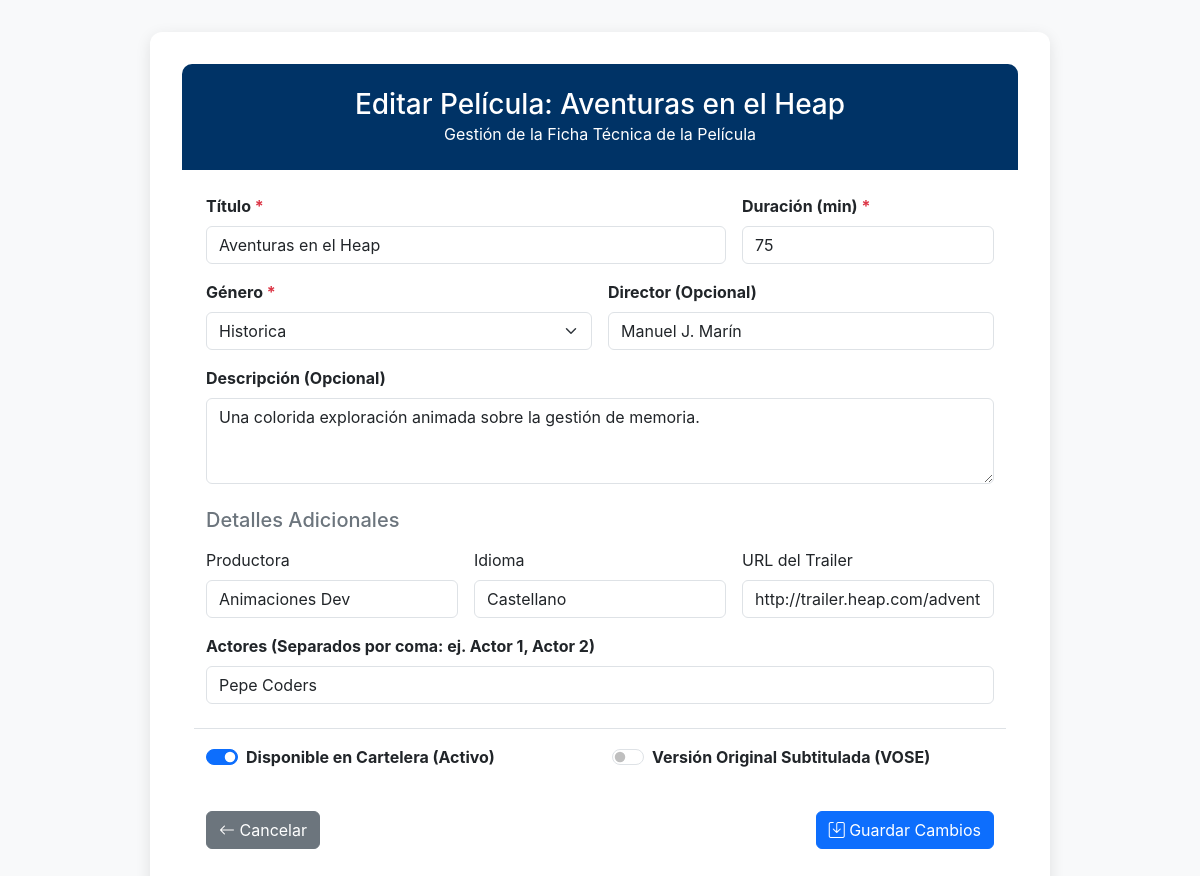
Before: /peliculas/editar/40 with the older database file.
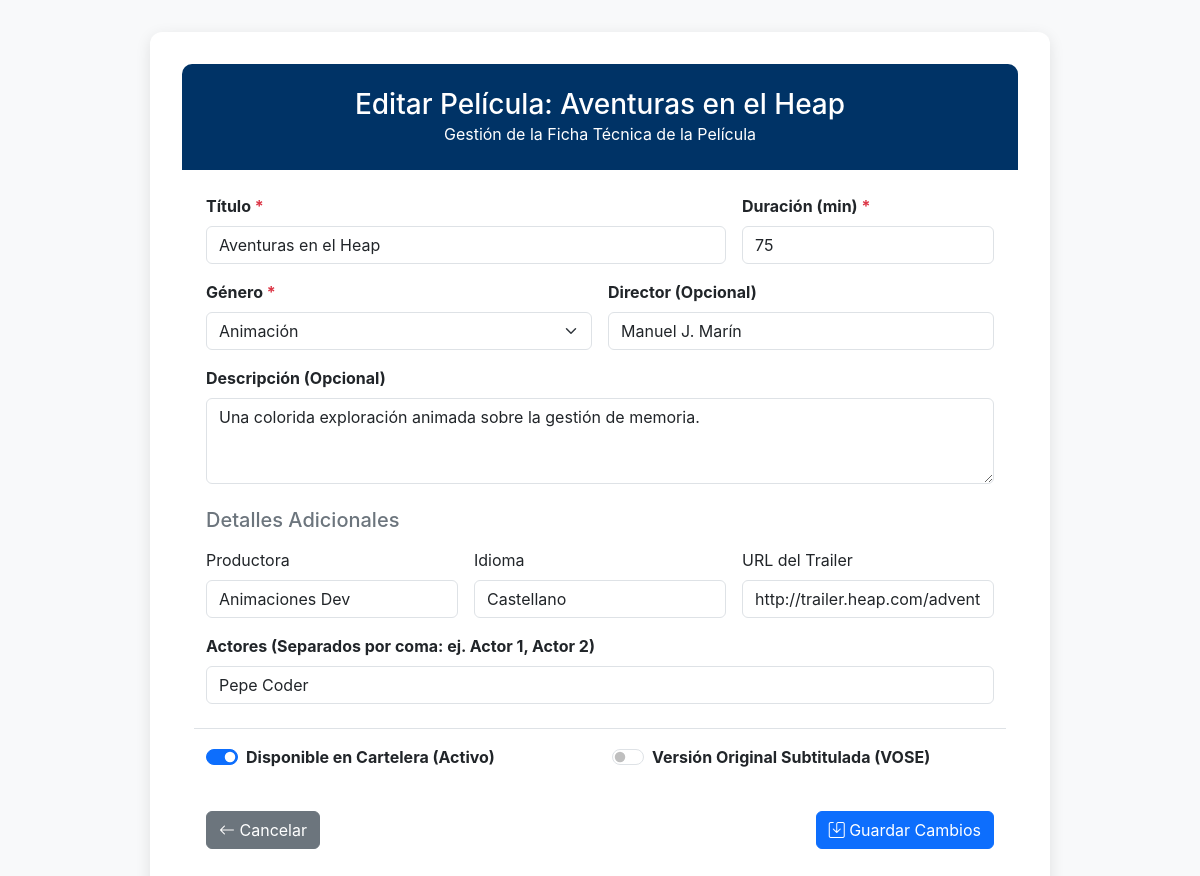
After: the same page with the newer database file.
### app/models/pelicula.py (models this page shows, shortened)
class PeliculaORM(Base):
    __tablename__ = "peliculas"
    id: Mapped[int] = mapped_column(primary_key=True, autoincrement=True)
    titulo: Mapped[str] = mapped_column(String(255), nullable=False)
    genero_id: Mapped[int] = mapped_column(ForeignKey("generos.id"), nullable=False)
    duracion: Mapped[int] = mapped_column(Integer, nullable=False) # int, no float
    disponible: Mapped[bool] = mapped_column(Boolean, default=True, nullable=False)
    director: Mapped[str | None] = mapped_column(String(100), nullable=True)
    descripcion: Mapped[str | None] = mapped_column(String(1000), nullable=True)
    trailer: Mapped[str | None] = mapped_column(String(255), nullable=True)
    productora: Mapped[str | None] = mapped_column(String(100), nullable=True)
    idioma: Mapped[str | None] = mapped_column(String(50), nullable=True)
    vose: Mapped[bool | None] = mapped_column(Boolean, nullable=True)
    actores: Mapped[list[str] | None] = mapped_column(JSON, nullable=True)
    genero: Mapped["GeneroORM"] = relationship(back_populates="peliculas")

### app/models/genero.py (models this page shows, shortened)
class GeneroORM(Base):
    __tablename__ = "generos"
    id: Mapped[int] = mapped_column(primary_key=True, autoincrement=True)
    nombre: Mapped[str] = mapped_column(String(100), nullable=False, unique=True)
    descripcion: Mapped[str | None] = mapped_column(String(500), nullable=True)
    peliculas: Mapped[List["PeliculaORM"]] = relationship(
        back_populates="genero",
        cascade="all, delete-orphan" # Opcional: si borro un género, borra sus películas
    )

### app/routers/pelicula_router.py (the view)
@router.get("/editar/{pelicula_id}", tags=["Web UI"])
def view_editar_pelicula(pelicula_id: int, request: Request, db: Session = Depends(get_db)):
    try:
        pelicula = pelicula_service.get_pelicula_detalle(db, pelicula_id)
        if not pelicula:
            raise HTTPException(status_code=404, detail="Película no encontrada")
        generos = genero_service.get_all_generos(db)
        return templates.TemplateResponse(
            "pelicula_form.html",
            {
                "request": request,
                "titulo": f"Editar Película: {pelicula.titulo}",
                "generos": generos,
                "pelicula": pelicula,
                "accion": "editar"
            }
        )
    except HTTPException as e:
        raise e
    except Exception as e:
        print(f"Error al cargar formulario de edición para ID {pelicula_id}: {e}")
        raise HTTPException(status_code=500, detail="Error interno del servidor.")

### templates/pelicula_form.html (shortened to what the changed rows need)
<!DOCTYPE html>
<html lang="es">
<head>
    <link href="https://cdn.jsdelivr.net/npm/bootstrap@5.3.3/dist/css/bootstrap.min.css" rel="stylesheet">
    <link href="https://cdn.jsdelivr.net/npm/bootstrap-icons/font/bootstrap-icons.css" rel="stylesheet">
</head>
<body>
    <div class="container">
        <div class="form-container">
            <div class="card-header text-center">
                <h1 class="h3 mb-0">{{ titulo }}</h1>
            </div>
            <form action="/peliculas/{{ 'editar/' + pelicula.id|string if pelicula else 'nueva' }}" method="post" class="p-4">
                <div class="row g-3 mb-4">
                    <div class="col-md-8">
                        <label for="titulo" class="form-label fw-bold">Título <span class="text-danger">*</span></label>
                        <input type="text" class="form-control" id="titulo" name="titulo"
                               value="{{ pelicula.titulo if pelicula else '' }}" required>
                    </div>
                    <div class="col-md-4">
                        <label for="duracion" class="form-label fw-bold">Duración (min) <span class="text-danger">*</span></label>
                        <input type="number" class="form-control" id="duracion" name="duracion" min="1"
                               value="{{ pelicula.duracion if pelicula else '' }}" required>
                    </div>
                    <div class="col-md-6">
                        <label for="genero_id" class="form-label fw-bold">Género <span class="text-danger">*</span></label>
                        <select class="form-select" id="genero_id" name="genero_id" required>
                            {% for genero in generos %}
                                <option value="{{ genero.id }}"
                                        {% if pelicula and genero.id == pelicula.genero_id %}selected{% endif %}>
                                    {{ genero.nombre }}
                                </option>
                            {% endfor %}
                        </select>
                    </div>
                    <div class="col-md-6">
                        <label for="director" class="form-label fw-bold">Director (Opcional)</label>
                        <input type="text" class="form-control" id="director" name="director"
                               value="{{ pelicula.director if pelicula and pelicula.director else '' }}">
                    </div>
                    <div class="col-12">
                        <label for="descripcion" class="form-label fw-bold">Descripción (Opcional)</label>
                        <textarea class="form-control" id="descripcion" name="descripcion" rows="3">{{ pelicula.descripcion if pelicula and pelicula.descripcion else '' }}</textarea>
                    </div>
                </div>
                <div class="row g-3">
                    <div class="col-md-4">
                        <label for="productora" class="form-label">Productora</label>
                        <input type="text" class="form-control" id="productora" name="productora"
                               value="{{ pelicula.productora if pelicula and pelicula.productora else '' }}">
                    </div>
                    <div class="col-md-4">
                        <label for="idioma" class="form-label">Idioma</label>
                        <input type="text" class="form-control" id="idioma" name="idioma"
                               value="{{ pelicula.idioma if pelicula and pelicula.idioma else '' }}">
                    </div>
                    <div class="col-md-4">
                        <label for="trailer" class="form-label">URL del Trailer</label>
                        <input type="url" class="form-control" id="trailer" name="trailer"
                               value="{{ pelicula.trailer if pelicula and pelicula.trailer else '' }}">
                    </div>
                    <div class="col-12">
                        <label for="actores" class="form-label fw-bold">Actores (Separados por coma: ej. Actor 1, Actor 2)</label>
                        <input type="text" class="form-control" id="actores" name="actores"
                               value="{{ pelicula.actores|join(', ') if pelicula and pelicula.actores else '' }}">
                    </div>
                </div>
                <div class="row mt-4 mb-4 border-top pt-3">
                    <div class="col-md-6">
                        <div class="form-check form-switch">
                            <input class="form-check-input" type="checkbox" id="disponible" name="disponible"
                                   value="True" {% if pelicula and pelicula.disponible %}checked{% endif %}>
                            <label class="form-check-label fw-bold" for="disponible">
                                Disponible en Cartelera (Activo)
                            </label>
                        </div>
                    </div>
                    <div class="col-md-6">
                        <div class="form-check form-switch">
                            <input class="form-check-input" type="checkbox" id="vose" name="vose"
                                   value="True" {% if pelicula and pelicula.vose %}checked{% endif %}>
                            <label class="form-check-label fw-bold" for="vose">
                                Versión Original Subtitulada (VOSE)
                            </label>
                        </div>
                    </div>
                </div>
            </form>
        </div>
    </div>
</body>
</html>

Changed rows visible on the page:
changed PeliculaORM "Aventuras en el Heap": genero_id "Historica" → "Animación"; actores "Pepe Coders" → "Pepe Coder"
